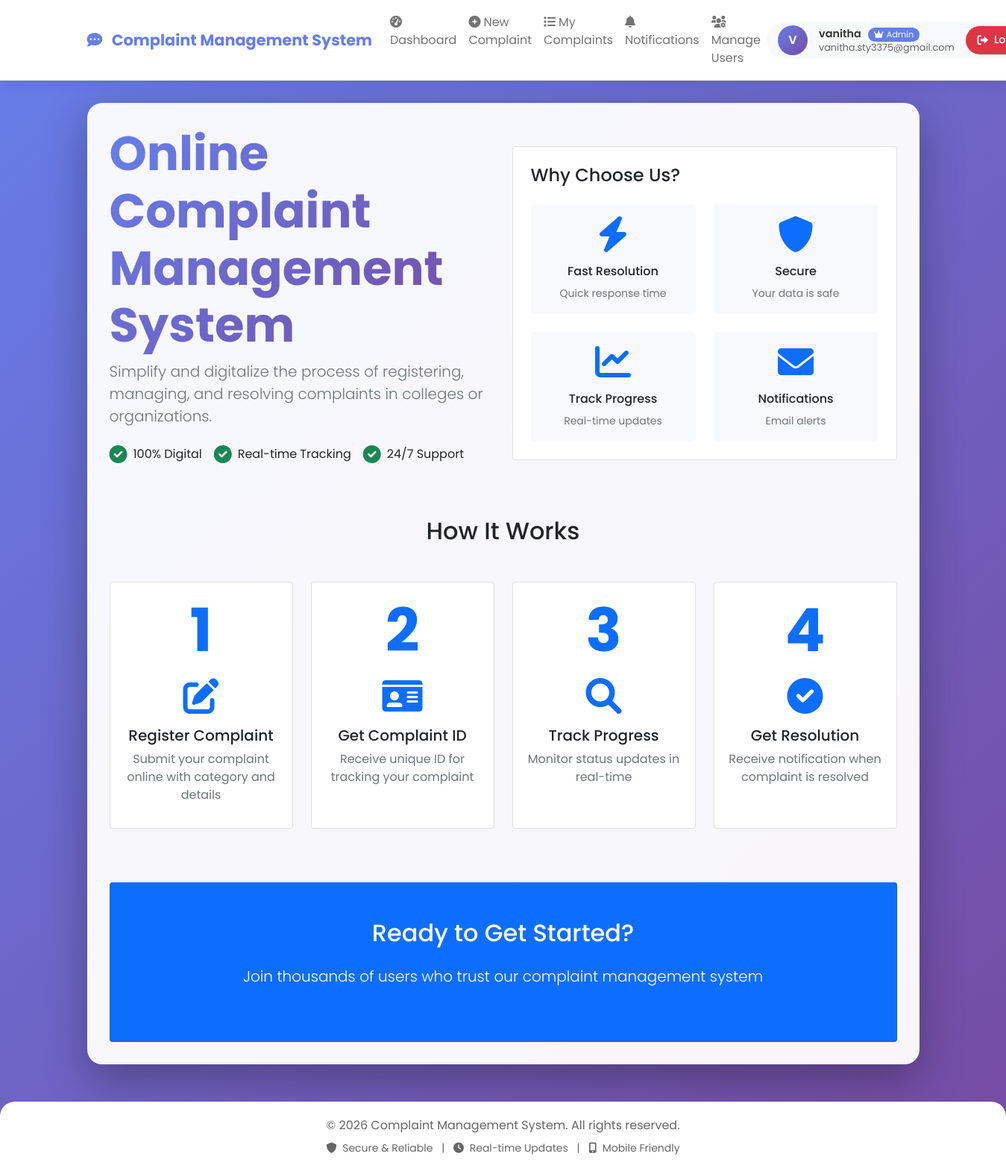
Screenshot of / (signed in) with the database file from the repository.
### models.py (models this page shows)
class User(UserMixin, db.Model):
    id = db.Column(db.Integer, primary_key=True)
    username = db.Column(db.String(80), unique=True, nullable=False)
    email = db.Column(db.String(120), unique=True, nullable=False)
    password = db.Column(db.String(200), nullable=False)
    role = db.Column(db.String(20), default='user')  # 'user', 'admin', 'staff'
    department = db.Column(db.String(50))
    created_at = db.Column(db.DateTime, default=datetime.utcnow)
    complaints = db.relationship('Complaint', backref='author', lazy=True, foreign_keys='Complaint.user_id')
    assigned_complaints = db.relationship('Complaint', backref='assigned_staff', lazy=True, foreign_keys='Complaint.assigned_to')

### app.py (the view)
@app.route('/')
def index():
    return render_template('index.html')

### app.py (called while the page is built)
@login_manager.user_loader
def load_user(user_id):
    return User.query.get(int(user_id))

### templates/index.html (shortened to what this page needs)
{% extends "base.html" %}
{% block content %}
<div class="row align-items-center min-vh-75">
    <div class="col-md-6 animate__animated animate__fadeInLeft">
        <h1 class="display-3 fw-bold" style="background: linear-gradient(135deg, #667eea 0%, #764ba2 100%); -webkit-background-clip: text; -webkit-text-fill-color: transparent;">
            Online Complaint Management System
        </h1>
        <p class="lead text-muted mb-4">Simplify and digitalize the process of registering, managing, and resolving complaints in colleges or organizations.</p>
        <div class="d-flex gap-3 mb-4">
            <div class="d-flex align-items-center">
                <i class="fas fa-check-circle text-success fs-4 me-2"></i>
                <span>100% Digital</span>
            </div>
            <div class="d-flex align-items-center">
                <i class="fas fa-check-circle text-success fs-4 me-2"></i>
                <span>Real-time Tracking</span>
            </div>
            <div class="d-flex align-items-center">
                <i class="fas fa-check-circle text-success fs-4 me-2"></i>
                <span>24/7 Support</span>
            </div>
        </div>
    </div>
    <div class="col-md-6 animate__animated animate__fadeInRight">
        <div class="card">
            <div class="card-body p-4">
                <h4 class="card-title mb-4">Why Choose Us?</h4>
                <div class="row g-4">
                    <div class="col-6">
                        <div class="text-center p-3 bg-light rounded-3">
                            <i class="fas fa-bolt fa-3x text-primary mb-3"></i>
                            <h6>Fast Resolution</h6>
                            <small class="text-muted">Quick response time</small>
                        </div>
                    </div>
                    <div class="col-6">
                        <div class="text-center p-3 bg-light rounded-3">
                            <i class="fas fa-shield-alt fa-3x text-primary mb-3"></i>
                            <h6>Secure</h6>
                            <small class="text-muted">Your data is safe</small>
                        </div>
                    </div>
                    <div class="col-6">
                        <div class="text-center p-3 bg-light rounded-3">
                            <i class="fas fa-chart-line fa-3x text-primary mb-3"></i>
                            <h6>Track Progress</h6>
                            <small class="text-muted">Real-time updates</small>
                        </div>
                    </div>
                    <div class="col-6">
                        <div class="text-center p-3 bg-light rounded-3">
                            <i class="fas fa-envelope fa-3x text-primary mb-3"></i>
                            <h6>Notifications</h6>
                            <small class="text-muted">Email alerts</small>
                        </div>
                    </div>
                </div>
            </div>
        </div>
    </div>
</div>
<div class="row mt-5">
    <div class="col-12">
        <h2 class="text-center mb-5">How It Works</h2>
    </div>
    <div class="col-md-3 mb-4">
        <div class="card h-100 text-center">
            <div class="card-body">
                <div class="display-1 text-primary fw-bold mb-3">1</div>
                <div class="mb-3">
                    <i class="fas fa-edit fa-3x text-primary"></i>
                </div>
                <h5>Register Complaint</h5>
                <p class="text-muted">Submit your complaint online with category and details</p>
            </div>
        </div>
    </div>
    <div class="col-md-3 mb-4">
        <div class="card h-100 text-center">
            <div class="card-body">
                <div class="display-1 text-primary fw-bold mb-3">2</div>
                <div class="mb-3">
                    <i class="fas fa-id-card fa-3x text-primary"></i>
                </div>
                <h5>Get Complaint ID</h5>
                <p class="text-muted">Receive unique ID for tracking your complaint</p>
            </div>
        </div>
    </div>
    <div class="col-md-3 mb-4">
        <div class="card h-100 text-center">
            <div class="card-body">
                <div class="display-1 text-primary fw-bold mb-3">3</div>
                <div class="mb-3">
                    <i class="fas fa-search fa-3x text-primary"></i>
                </div>
                <h5>Track Progress</h5>
                <p class="text-muted">Monitor status updates in real-time</p>
            </div>
        </div>
    </div>
    <div class="col-md-3 mb-4">
        <div class="card h-100 text-center">
            <div class="card-body">
                <div class="display-1 text-primary fw-bold mb-3">4</div>
                <div class="mb-3">
                    <i class="fas fa-check-circle fa-3x text-primary"></i>
                </div>
                <h5>Get Resolution</h5>
                <p class="text-muted">Receive notification when complaint is resolved</p>
            </div>
        </div>
    </div>
</div>
<div class="row mt-5">
    <div class="col-12">
        <div class="card bg-primary text-white">
            <div class="card-body p-5 text-center">
                <h2 class="mb-4">Ready to Get Started?</h2>
                <p class="lead mb-4">Join thousands of users who trust our complaint management system</p>
            </div>
        </div>
    </div>
</div>
{% endblock %}

### templates/base.html (shortened to what this page needs)
<!DOCTYPE html>
<html lang="en">
<head>
    <link href="https://cdn.jsdelivr.net/npm/bootstrap@5.1.3/dist/css/bootstrap.min.css" rel="stylesheet">
    <link rel="stylesheet" href="https://cdnjs.cloudflare.com/ajax/libs/font-awesome/6.0.0/css/all.min.css">
</head>
<body>
    <nav class="navbar navbar-expand-lg navbar-light">
        <div class="container">
            <a class="navbar-brand" href="{{ url_for('index') }}">
                <i class="fas fa-comment-dots me-2"></i>
                Complaint Management System
            </a>
            <div class="collapse navbar-collapse" id="navbarNav">
                <ul class="navbar-nav mx-auto">
                    {% if current_user.is_authenticated %}
                        <li class="nav-item">
                            <a class="nav-link" href="{{ url_for('dashboard') }}">
                                <i class="fas fa-tachometer-alt me-1"></i>Dashboard
                            </a>
                        </li>
                        <li class="nav-item">
                            <a class="nav-link" href="{{ url_for('new_complaint') }}">
                                <i class="fas fa-plus-circle me-1"></i>New Complaint
                            </a>
                        </li>
                        <li class="nav-item">
                            <a class="nav-link" href="{{ url_for('view_complaints') }}">
                                <i class="fas fa-list me-1"></i>My Complaints
                            </a>
                        </li>
                        <li class="nav-item">
                            <a class="nav-link" href="{{ url_for('view_notifications') }}">
                                <i class="fas fa-bell me-1"></i>Notifications
                                {% set unread = current_user.notifications|selectattr('is_read', 'equalto', false)|list|length %}
                            </a>
                        </li>
                        {% if current_user.role == 'admin' %}
                        <li class="nav-item">
                            <a class="nav-link" href="{{ url_for('manage_users') }}">
                                <i class="fas fa-users-cog me-1"></i>Manage Users
                            </a>
                        </li>
                        {% endif %}
                    {% endif %}
                </ul>
                {% if current_user.is_authenticated %}
                <div class="user-info">
                    <div class="user-details">
                        <div class="user-avatar">
                            {{ current_user.username[0]|upper }}
                        </div>
                        <div class="user-text">
                            <div>
                                <span class="user-name">{{ current_user.username }}</span>
                                <span class="user-role-badge">
                                    {% if current_user.role == 'admin' %}
                                        <i class="fas fa-crown me-1"></i>Admin
                                    {% elif current_user.role == 'staff' %}
                                        <i class="fas fa-chalkboard-teacher me-1"></i>Staff
                                    {% else %}
                                        <i class="fas fa-user-graduate me-1"></i>Student
                                    {% endif %}
                                </span>
                            </div>
                            <div class="user-email">{{ current_user.email }}</div>
                        </div>
                    </div>
                    <a href="{{ url_for('logout') }}" class="logout-btn"
                       onclick="return confirm('Are you sure you want to logout?')">
                        <i class="fas fa-sign-out-alt"></i> Logout
                    </a>
                </div>
                {% else %}
                <div>
                    <a href="{{ url_for('login') }}" class="btn btn-outline-primary me-2">Login</a>
                    <a href="{{ url_for('register') }}" class="btn btn-primary">Register</a>
                </div>
                {% endif %}
            </div>
        </div>
    </nav>
    <div class="container">
        <div class="main-content">
            {% block content %}{% endblock %}
        </div>
    </div>
    <footer class="footer">
        <div class="container">
            <p class="mb-0">&copy; 2026 Complaint Management System. All rights reserved.</p>
            <p class="mb-0 mt-2 small">
                <i class="fas fa-shield-alt me-1"></i> Secure & Reliable
                <span class="mx-2">|</span>
                <i class="fas fa-clock me-1"></i> Real-time Updates
                <span class="mx-2">|</span>
                <i class="fas fa-mobile-alt me-1"></i> Mobile Friendly
            </p>
        </div>
    </footer>
</body>
</html>

### templates/base.html (style rules this page uses)
* { font-family: 'Poppins', sans-serif; }
body { background: linear-gradient(135deg, #667eea 0%, #764ba2 100%); min-height: 100vh; }
.navbar { background: white !important; box-shadow: 0 2px 20px rgba(0,0,0,0.1); padding: 10px 0; }
.navbar-brand { font-weight: 700; font-size: 1.3rem; color: #667eea !important; }
.user-info { display: flex; align-items: center; gap: 15px; background: #f8f9fa; padding: 5px 15px; border-radius: 40px; }
.user-details { display: flex; align-items: center; gap: 15px; }
.user-avatar { width: 40px; height: 40px; background: linear-gradient(135deg, #667eea 0%, #764ba2 100%); border-radius: 50%; display: flex; align-items: center; justify-content: center; color: white; font-weight: 600; }
.user-text { line-height: 1.3; }
.user-name { font-weight: 600; color: #333; margin: 0; font-size: 0.9rem; }
.user-email { color: #666; margin: 0; font-size: 0.8rem; }
.user-role-badge { background: #667eea; color: white; padding: 2px 8px; border-radius: 12px; font-size: 0.7rem; display: inline-block; margin-left: 5px; }
.logout-btn { background: #dc3545; color: white; border: none; padding: 8px 16px; border-radius: 30px; font-size: 0.9rem; font-weight: 500; transition: all 0.3s ease; text-decoration: none; display: inline-flex; align-items: center; gap: 8px; }
.main-content { background: rgba(255, 255, 255, 0.95); border-radius: 20px; padding: 30px; margin: 30px 0; box-shadow: 0 20px 60px rgba(0,0,0,0.3); }
.footer { background: white; padding: 20px 0; margin-top: 50px; border-radius: 20px 20px 0 0; text-align: center; color: #666; }

### rows the page displays
User: username "V", username "vanitha", email "vanitha.sty3375@gmail.com"
